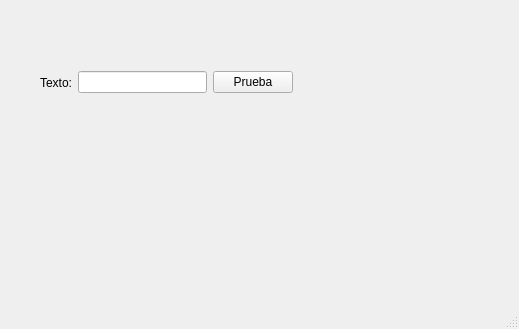
<?xml version="1.0" encoding="UTF-8"?>
<ui version="4.0">
 <class>MainWindow</class>
 <widget class="QMainWindow" name="MainWindow">
  <property name="enabled">
   <bool>true</bool>
  </property>
  <property name="geometry">
   <rect>
    <x>0</x>
    <y>0</y>
    <width>519</width>
    <height>329</height>
   </rect>
  </property>
  <property name="windowTitle">
   <string>Qt Designer</string>
  </property>
  <widget class="QWidget" name="centralwidget">
   <widget class="QWidget" name="layoutWidget">
    <property name="geometry">
     <rect>
      <x>40</x>
      <y>70</y>
      <width>253</width>
      <height>25</height>
     </rect>
    </property>
    <layout class="QHBoxLayout" name="horizontalLayout">
     <item>
      <widget class="QLabel" name="label1">
       <property name="text">
        <string>Texto:</string>
       </property>
      </widget>
     </item>
     <item>
      <widget class="QLineEdit" name="texto1"/>
     </item>
     <item>
      <widget class="QPushButton" name="pushButton">
       <property name="text">
        <string>Prueba</string>
       </property>
      </widget>
     </item>
    </layout>
   </widget>
  </widget>
  <widget class="QMenuBar" name="menubar">
   <property name="geometry">
    <rect>
     <x>0</x>
     <y>0</y>
     <width>519</width>
     <height>21</height>
    </rect>
   </property>
  </widget>
  <widget class="QStatusBar" name="statusbar"/>
 </widget>
 <resources/>
 <connections/>
</ui>
